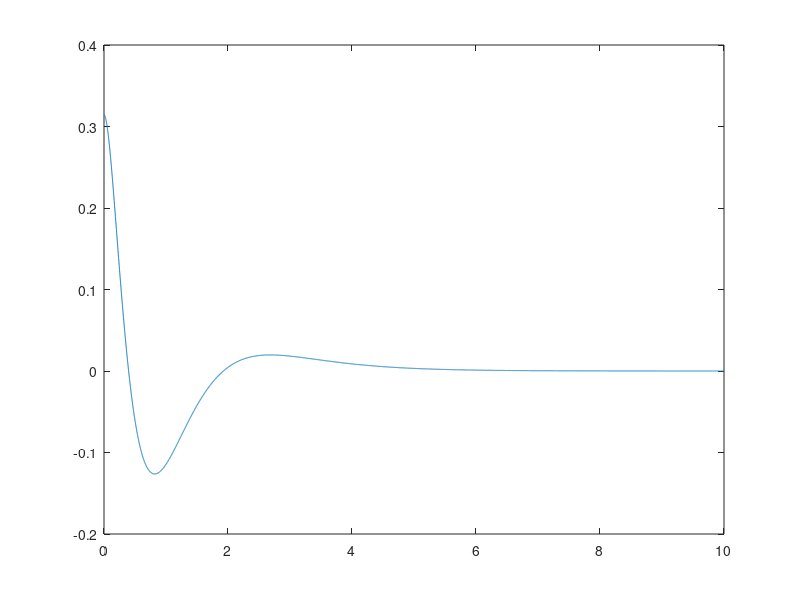

MATLAB code for this plot:
clc;
clear;
close all;

%% init
M = 1.0;            %% Mass of cart
m = 0.1;            %% Mass of pole
l = 1;              %% length of pole

%% 
I = (m * l^2) / 12; %% momment of inertia
g = 9.8;            %% acceleration due to gravity


%% forming a system
% X_dot = AX + Bu  ... after linearing the mdoel around vertical position
% of pendulum
% X = {'x' 'x_dot' 'phi' 'phi_dot'};
p = I*(M+m)+M*m*l^2;
A = [0      1              0           0;
     0      0          (m^2*g*l^2)/p   0;
     0      0              0           1;
     0      0           m*g*l*(M+m)/p  0];
 
B = [     0;
     (I+m*l^2)/p;
          0;
        m*l/p];
    
C = [1 0 0 0;
     0 0 1 0];
 
D = [0;
     0];

%% lqr gain
Q = [1 0 0 0;
     0 1 0 0;
     0 0 1 0;
     0 0 0 1];
R = 0.1;
K = lqr(A,B,Q,R);
 
sys = ss(A-B*K ,B ,C ,D);

%% open loop responce
t = 0:0.001:10;
u = zeros(size(t));
x_init =  [0; 0; 0 + pi /10 ; 0];
[y,t] = lsim(sys,u,t, x_init);
plot(t,y(:,2));


%% close loop control
% %% get the lqt
% t = 0:0.01:1;
% u = zeros(size(t));
% x_init =  [0; 0; pi; 0];
% sys_c = ;
% [y,t] = lsim(sys,u,t, x_init);
% plot(t,y);
